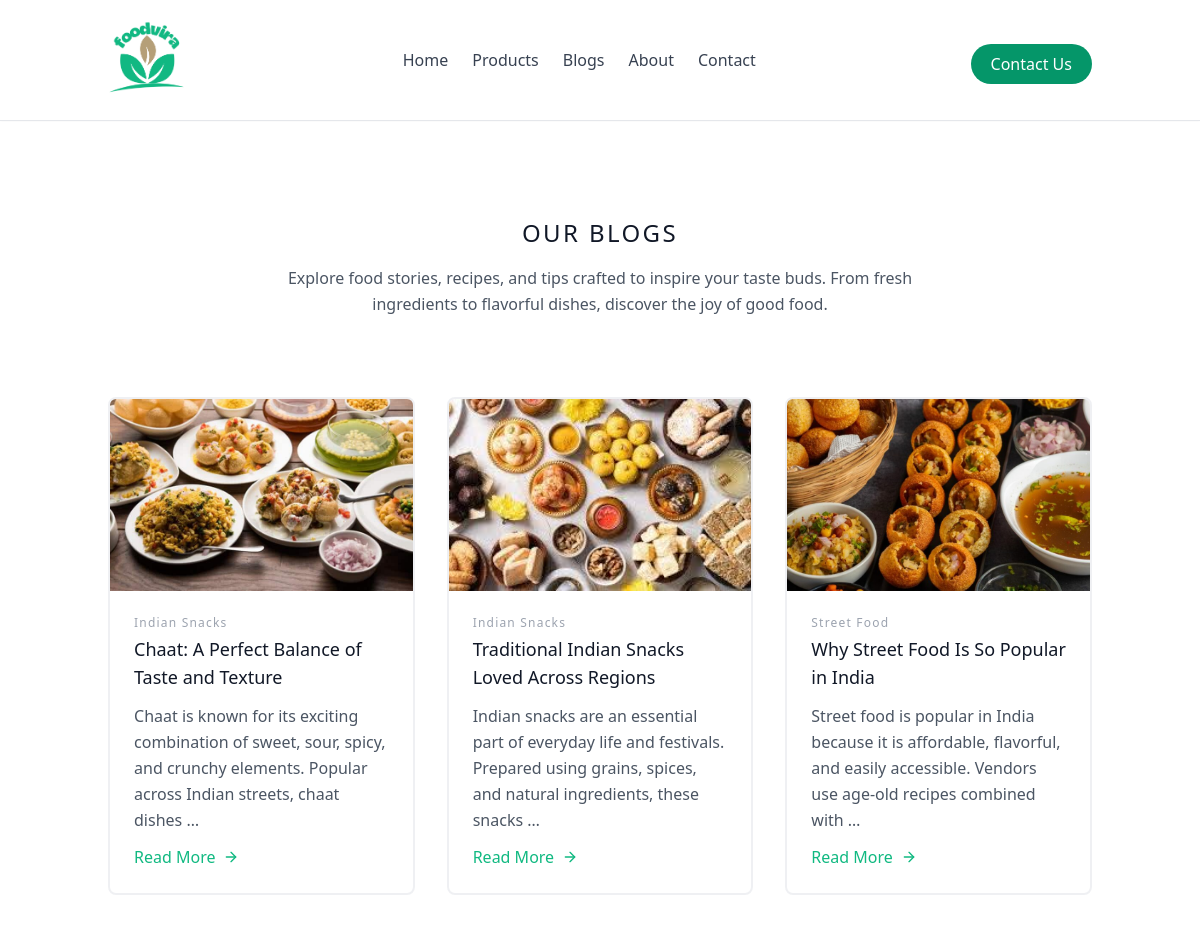
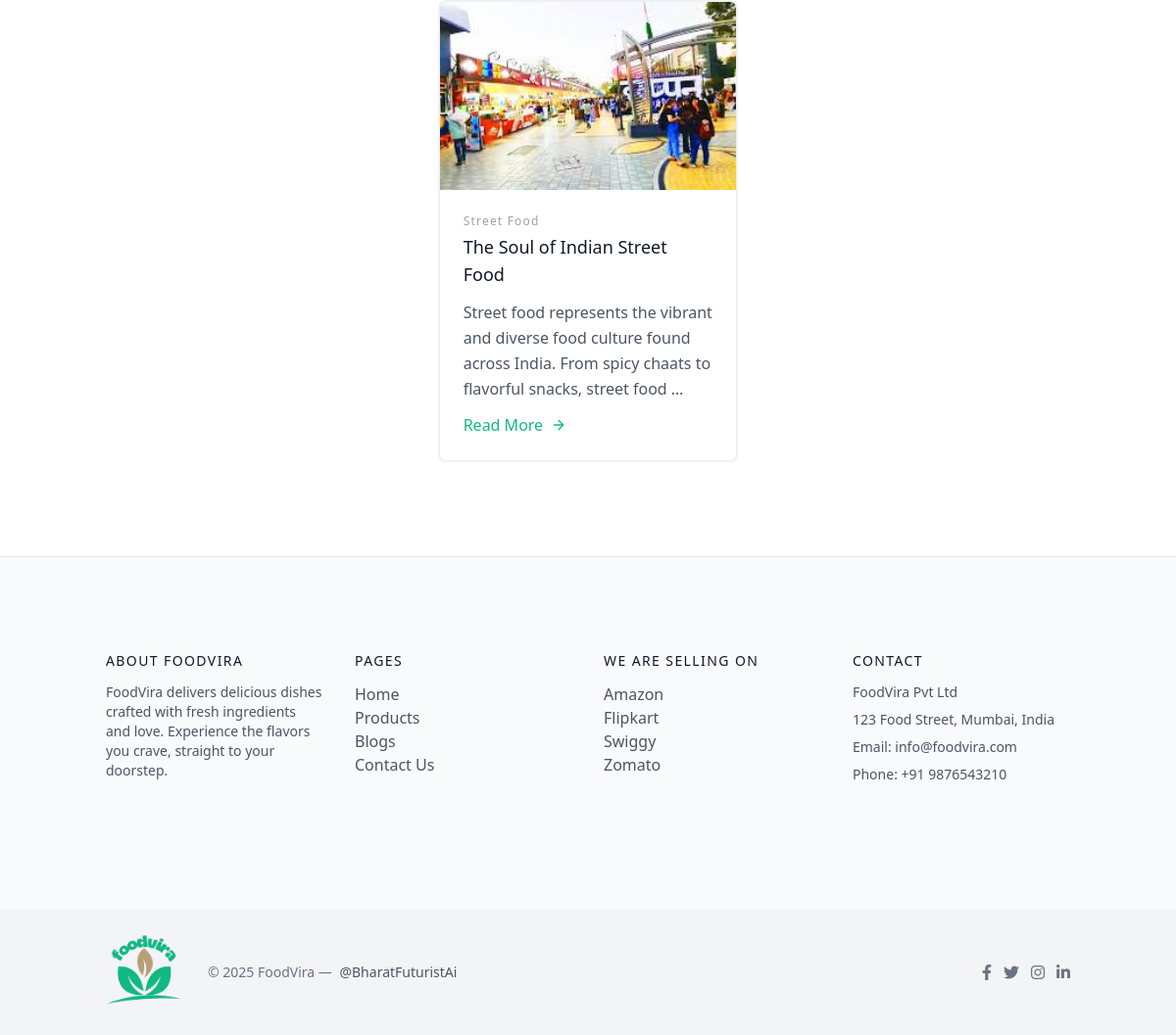
Screenshot of /blog/ with the database file from the repository (2 pictures, top to bottom).
### apps/master/models.py (models this page shows, shortened)
class BaseClass(models.Model):
    id = models.UUIDField(
        primary_key=True,
        default=uuid.uuid4,
        editable=False
    )
    created_at = models.DateTimeField(auto_now_add=True)
    updated_at = models.DateTimeField(auto_now=True)
    class Meta:
        abstract = True

class Blog(BaseClass):
    category = models.ForeignKey(
        BlogCategory,
        on_delete=models.CASCADE,
        related_name='blogs'
    )
    title = models.CharField(max_length=200)
    slug = models.SlugField(max_length=220, unique=True)
    content = models.TextField()
    image = models.ImageField(upload_to=upload_with_uuid)
    class Meta:
        verbose_name = "Blog"
        verbose_name_plural = "Blogs"
        ordering = ['-created_at']

class BlogCategory(BaseClass):
    name = models.CharField(max_length=100, unique=True)
    slug = models.SlugField(max_length=120, unique=True)
    description = models.TextField(blank=True, null=True)
    is_active = models.BooleanField(default=True)
    class Meta:
        verbose_name = "Blog Category"
        verbose_name_plural = "Blog Categories"
        ordering = ['name']

### apps/store/views.py (the view)
# urls.py: path("blog/", blog, name="blog"),
def blog(request):
    blog_list = Blog.objects.order_by("-created_at")
    paginator = Paginator(blog_list, 6)  # 👈 blogs per page
    page_number = request.GET.get("page")
    page_obj = paginator.get_page(page_number)
    context = {
        "blogs": page_obj.object_list,
        "page_obj": page_obj,
    }
    return render(request, "store/blog.html", context)

### apps/store/templates/store/blog.html (shortened to what this page needs)
{% extends 'store/base.html' %}
{% block body %}
<section class="text-gray-600 body-font">
  <div class="container px-5 py-24 mx-auto">
    <div class="flex flex-col text-center w-full mb-20">
      <h1 class="text-2xl font-medium title-font mb-4 text-gray-900 tracking-widest">OUR BLOGS</h1>
      <p class="lg:w-2/3 mx-auto leading-relaxed text-base">Explore food stories, recipes, and tips crafted to inspire your taste buds.
  From fresh ingredients to flavorful dishes, discover the joy of good food.</p>
    </div>
   <div class="flex flex-wrap -m-4 justify-center">
  {% for blog in blogs %}
    <div class="p-4 md:w-1/3 w-full">
      <div class="h-full border-2 border-gray-200 border-opacity-60 rounded-lg overflow-hidden">
        <img class="lg:h-48 md:h-36 w-full object-cover object-center" src="{{ blog.image.url }}" alt="{{ blog.title }}">
        <div class="p-6">
          <h2 class="tracking-widest text-xs title-font font-medium text-gray-400 mb-1">
            {{ blog.category.name }}
          </h2>
          <h1 class="title-font text-lg font-medium text-gray-900 mb-3">
            {{ blog.title }}
          </h1>
          <p class="leading-relaxed mb-3">
            {{ blog.content|truncatewords:20 }}
          </p>
          <div class="flex items-center flex-wrap">
            <a href="{% url 'blog_detail' blog_id=blog.id %}" class="text-green-500 inline-flex items-center md:mb-2 lg:mb-0">
              Read More
              <svg class="w-4 h-4 ml-2" viewBox="0 0 24 24" stroke="currentColor" stroke-width="2" fill="none"
                   stroke-linecap="round" stroke-linejoin="round">
                <path d="M5 12h14"></path>
                <path d="M12 5l7 7-7 7"></path>
              </svg>
            </a>
          </div>
        </div>
      </div>
    </div>
  {% empty %}
    <div class="w-full text-center py-16">
      <p class="text-gray-500 text-lg">No blogs available at the moment.</p>
    </div>
  {% endfor %}
</div>
  </div>
</section>
{% endblock %}

### rows the page displays
Blog: image (picture), category.name "Indian Snacks", title "Chaat: A Perfect Balance of Taste and Texture", content "Chaat is known for its exciting combination of sweet, sour, spicy, and crunchy elements. Popular across Indian streets, chaat dishes …"
Blog: image (picture), category.name "Indian Snacks", title "Traditional Indian Snacks Loved Across Regions", content "Indian snacks are an essential part of everyday life and festivals. Prepared using grains, spices, and natural ingredients, these snacks …"
Blog: image (picture), category.name "Street Food", title "Why Street Food Is So Popular in India", content "Street food is popular in India because it is affordable, flavorful, and easily accessible. Vendors use age-old recipes combined with …"
Blog: image (picture), category.name "Street Food", title "The Soul of Indian Street Food", content "Street food represents the vibrant and diverse food culture found across India. From spicy chaats to flavorful snacks, street food …"
